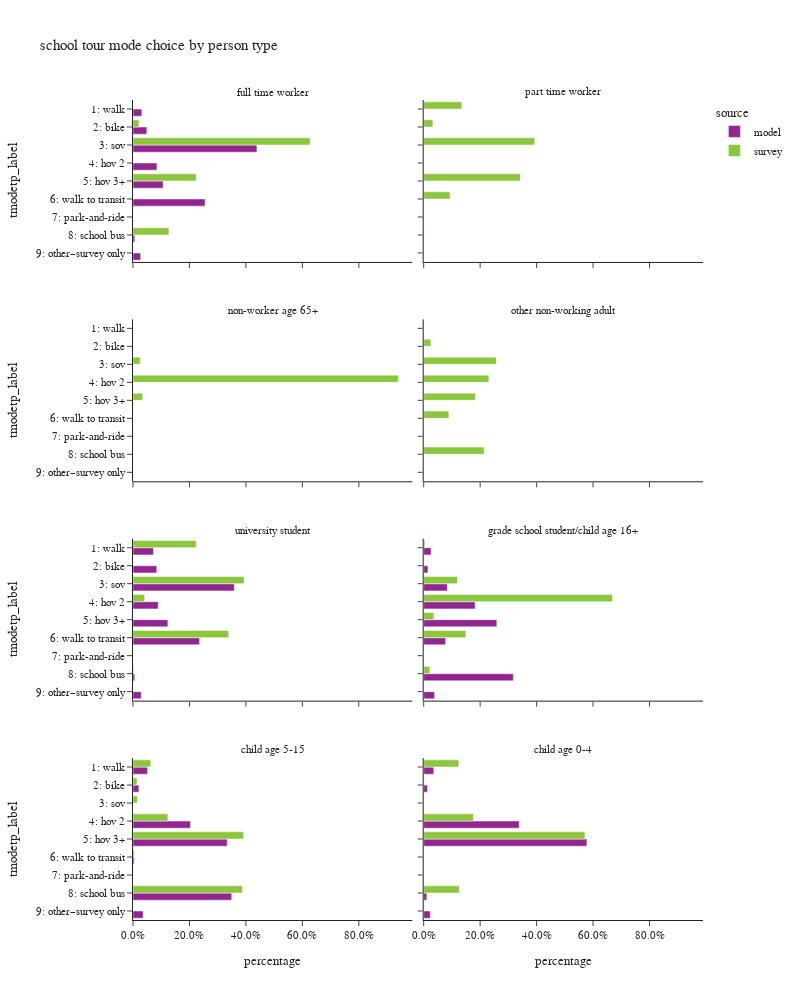

Notebook cell for this chart:
### Code cell
plot_mode_choice(sc_tour,"pptyp_label",
                 {"pptyp_label":["full time worker","part time worker","non-worker age 65+","other non-working adult",
                                 "university student","grade school student/child age 16+","child age 5-15","child age 0-4"],
                  "tmodetp_label":["1: walk","2: bike","3: sov","4: hov 2","5: hov 3+","6: walk to transit",
                                   "7: park-and-ride","8: school bus","9: other–survey only"]},
                 "person type",2,1000)

### Figure 1 — Plotly figure (JSON) as saved in the notebook; plotly's stock layout.template omitted (floating-point values rounded to 4 significant figures)
{"data": [{"alignmentgroup": "True", "customdata": [[1329], [2076], [18667], [3605], [4539], [10862], [276], [1155]], "hovertemplate": "source=model<br>pptyp_label=full time worker<br>percentage=%{x}<br>tmodetp_label=%{y}<br>sample count=%{customdata[0]}<extra></extra>", "legendgroup": "model", "marker": {"color": "#91268F", "pattern": {"shape": ""}}, "name": "model", "offsetgroup": "model", "orientation": "h", "showlegend": true, "textposition": "auto", "type": "bar", "x": [0.03126, 0.04884, 0.4391, 0.08481, 0.1068, 0.2555, 0.006493, 0.02717], "xaxis": "x7", "y": ["1: walk", "2: bike", "3: sov", "4: hov 2", "5: hov 3+", "6: walk to transit", "8: school bus", "9: other–survey only"], "yaxis": "y7"}, {"alignmentgroup": "True", "customdata": [[5294], [6135], [26203], [6545], [9021], [17230], [452], [2141]], "hovertemplate": "source=model<br>pptyp_label=university student<br>percentage=%{x}<br>tmodetp_label=%{y}<br>sample count=%{customdata[0]}<extra></extra>", "legendgroup": "model", "marker": {"color": "#91268F", "pattern": {"shape": ""}}, "name": "model", "offsetgroup": "model", "orientation": "h", "showlegend": false, "textposition": "auto", "type": "bar", "x": [0.0725, 0.08402, 0.3588, 0.08963, 0.1235, 0.236, 0.00619, 0.02932], "xaxis": "x3", "y": ["1: walk", "2: bike", "3: sov", "4: hov 2", "5: hov 3+", "6: walk to transit", "8: school bus", "9: other–survey only"], "yaxis": "y3"}, {"alignmentgroup": "True", "customdata": [[2750], [1579], [8851], [19271], [27368], [8214], [33556], [4067]], "hovertemplate": "source=model<br>pptyp_label=grade school student/child age 16+<br>percentage=%{x}<br>tmodetp_label=%{y}<br>sample count=%{customdata[0]}<extra></extra>", "legendgroup": "model", "marker": {"color": "#91268F", "pattern": {"shape": ""}}, "name": "model", "offsetgroup": "model", "orientation": "h", "showlegend": false, "textposition": "auto", "type": "bar", "x": [0.02603, 0.01494, 0.08377, 0.1824, 0.259, 0.07774, 0.3176, 0.03849], "xaxis": "x4", "y": ["1: walk", "2: bike", "3: sov", "4: hov 2", "5: hov 3+", "6: walk to transit", "8: school bus", "9: other–survey only"], "yaxis": "y4"}, {"alignmentgroup": "True", "customdata": [[23607], [9504], [92910], [152334], [1922], [159540], [16495]], "hovertemplate": "source=model<br>pptyp_label=child age 5-15<br>percentage=%{x}<br>tmodetp_label=%{y}<br>sample count=%{customdata[0]}<extra></extra>", "legendgroup": "model", "marker": {"color": "#91268F", "pattern": {"shape": ""}}, "name": "model", "offsetgroup": "model", "orientation": "h", "showlegend": false, "textposition": "auto", "type": "bar", "x": [0.05173, 0.02083, 0.2036, 0.3338, 0.004212, 0.3496, 0.03615], "xaxis": "x", "y": ["1: walk", "2: bike", "4: hov 2", "5: hov 3+", "6: walk to transit", "8: school bus", "9: other–survey only"], "yaxis": "y"}, {"alignmentgroup": "True", "customdata": [[1751], [645], [16611], [28377], [8], [539], [1148]], "hovertemplate": "source=model<br>pptyp_label=child age 0-4<br>percentage=%{x}<br>tmodetp_label=%{y}<br>sample count=%{customdata[0]}<extra></extra>", "legendgroup": "model", "marker": {"color": "#91268F", "pattern": {"shape": ""}}, "name": "model", "offsetgroup": "model", "orientation": "h", "showlegend": false, "textposition": "auto", "type": "bar", "x": [0.03568, 0.01314, 0.3385, 0.5782, 0.000163, 0.01098, 0.02339], "xaxis": "x2", "y": ["1: walk", "2: bike", "4: hov 2", "5: hov 3+", "6: walk to transit", "8: school bus", "9: other–survey only"], "yaxis": "y2"}, {"alignmentgroup": "True", "customdata": [[1], [2], [3], [1]], "hovertemplate": "source=survey<br>pptyp_label=full time worker<br>percentage=%{x}<br>tmodetp_label=%{y}<br>sample count=%{customdata[0]}<extra></extra>", "legendgroup": "survey", "marker": {"color": "#8CC63E", "pattern": {"shape": ""}}, "name": "survey", "offsetgroup": "survey", "orientation": "h", "showlegend": true, "textposition": "auto", "type": "bar", "x": [0.02128, 0.6275, 0.2239, 0.1273], "xaxis": "x7", "y": ["2: bike", "3: sov", "5: hov 3+", "8: school bus"], "yaxis": "y7"}, {"alignmentgroup": "True", "customdata": [[2], [1], [10], [2], [4], [4], [1]], "hovertemplate": "source=survey<br>pptyp_label=part time worker<br>percentage=%{x}<br>tmodetp_label=%{y}<br>sample count=%{customdata[0]}<extra></extra>", "legendgroup": "survey", "marker": {"color": "#8CC63E", "pattern": {"shape": ""}}, "name": "survey", "offsetgroup": "survey", "orientation": "h", "showlegend": false, "textposition": "auto", "type": "bar", "x": [0.1352, 0.03257, 0.3936, 0.001363, 0.3425, 0.09339, 0.001447], "xaxis": "x8", "y": ["1: walk", "2: bike", "3: sov", "4: hov 2", "5: hov 3+", "6: walk to transit", "8: school bus"], "yaxis": "y8"}, {"alignmentgroup": "True", "customdata": [[1], [2], [1]], "hovertemplate": "source=survey<br>pptyp_label=non-worker age 65+<br>percentage=%{x}<br>tmodetp_label=%{y}<br>sample count=%{customdata[0]}<extra></extra>", "legendgroup": "survey", "marker": {"color": "#8CC63E", "pattern": {"shape": ""}}, "name": "survey", "offsetgroup": "survey", "orientation": "h", "showlegend": false, "textposition": "auto", "type": "bar", "x": [0.02564, 0.94, 0.03435], "xaxis": "x5", "y": ["3: sov", "4: hov 2", "5: hov 3+"], "yaxis": "y5"}, {"alignmentgroup": "True", "customdata": [[2], [7], [2], [5], [3], [4]], "hovertemplate": "source=survey<br>pptyp_label=other non-working adult<br>percentage=%{x}<br>tmodetp_label=%{y}<br>sample count=%{customdata[0]}<extra></extra>", "legendgroup": "survey", "marker": {"color": "#8CC63E", "pattern": {"shape": ""}}, "name": "survey", "offsetgroup": "survey", "orientation": "h", "showlegend": false, "textposition": "auto", "type": "bar", "x": [0.02537, 0.2571, 0.2309, 0.1834, 0.08915, 0.2141], "xaxis": "x6", "y": ["2: bike", "3: sov", "4: hov 2", "5: hov 3+", "6: walk to transit", "8: school bus"], "yaxis": "y6"}, {"alignmentgroup": "True", "customdata": [[12], [12], [1], [21], [1]], "hovertemplate": "source=survey<br>pptyp_label=university student<br>percentage=%{x}<br>tmodetp_label=%{y}<br>sample count=%{customdata[0]}<extra></extra>", "legendgroup": "survey", "marker": {"color": "#8CC63E", "pattern": {"shape": ""}}, "name": "survey", "offsetgroup": "survey", "orientation": "h", "showlegend": false, "textposition": "auto", "type": "bar", "x": [0.2236, 0.3937, 0.04143, 0.3388, 0.002454], "xaxis": "x3", "y": ["1: walk", "3: sov", "4: hov 2", "6: walk to transit", "8: school bus"], "yaxis": "y3"}, {"alignmentgroup": "True", "customdata": [[2], [6], [4], [6], [4], [5]], "hovertemplate": "source=survey<br>pptyp_label=grade school student/child age 16+<br>percentage=%{x}<br>tmodetp_label=%{y}<br>sample count=%{customdata[0]}<extra></extra>", "legendgroup": "survey", "marker": {"color": "#8CC63E", "pattern": {"shape": ""}}, "name": "survey", "offsetgroup": "survey", "orientation": "h", "showlegend": false, "textposition": "auto", "type": "bar", "x": [0.004491, 0.1195, 0.6689, 0.03588, 0.1495, 0.02185], "xaxis": "x4", "y": ["1: walk", "3: sov", "4: hov 2", "5: hov 3+", "6: walk to transit", "8: school bus"], "yaxis": "y4"}, {"alignmentgroup": "True", "customdata": [[40], [12], [3], [53], [136], [14], [137]], "hovertemplate": "source=survey<br>pptyp_label=child age 5-15<br>percentage=%{x}<br>tmodetp_label=%{y}<br>sample count=%{customdata[0]}<extra></extra>", "legendgroup": "survey", "marker": {"color": "#8CC63E", "pattern": {"shape": ""}}, "name": "survey", "offsetgroup": "survey", "orientation": "h", "showlegend": false, "textposition": "auto", "type": "bar", "x": [0.06248, 0.01422, 0.01562, 0.1235, 0.392, 0.004594, 0.3876], "xaxis": "x", "y": ["1: walk", "2: bike", "3: sov", "4: hov 2", "5: hov 3+", "6: walk to transit", "8: school bus"], "yaxis": "y"}, {"alignmentgroup": "True", "customdata": [[8], [3], [30], [38], [2]], "hovertemplate": "source=survey<br>pptyp_label=child age 0-4<br>percentage=%{x}<br>tmodetp_label=%{y}<br>sample count=%{customdata[0]}<extra></extra>", "legendgroup": "survey", "marker": {"color": "#8CC63E", "pattern": {"shape": ""}}, "name": "survey", "offsetgroup": "survey", "orientation": "h", "showlegend": false, "textposition": "auto", "type": "bar", "x": [0.1243, 0.002083, 0.1762, 0.5711, 0.1263], "xaxis": "x2", "y": ["1: walk", "2: bike", "4: hov 2", "5: hov 3+", "8: school bus"], "yaxis": "y2"}], "layout": {"annotations": [{"font": {}, "showarrow": false, "text": "child age 5-15", "x": 0.245, "xanchor": "center", "xref": "paper", "y": 0.1975, "yanchor": "bottom", "yref": "paper"}, {"font": {}, "showarrow": false, "text": "child age 0-4", "x": 0.755, "xanchor": "center", "xref": "paper", "y": 0.1975, "yanchor": "bottom", "yref": "paper"}, {"font": {}, "showarrow": false, "text": "university student", "x": 0.245, "xanchor": "center", "xref": "paper", "y": 0.465, "yanchor": "bottom", "yref": "paper"}, {"font": {}, "showarrow": false, "text": "grade school student/child age 16+", "x": 0.755, "xanchor": "center", "xref": "paper", "y": 0.465, "yanchor": "bottom", "yref": "paper"}, {"font": {}, "showarrow": false, "text": "non-worker age 65+", "x": 0.245, "xanchor": "center", "xref": "paper", "y": 0.7325, "yanchor": "bottom", "yref": "paper"}, {"font": {}, "showarrow": false, "text": "other non-working adult", "x": 0.755, "xanchor": "center", "xref": "paper", "y": 0.7325, "yanchor": "bottom", "yref": "paper"}, {"font": {}, "showarrow": false, "text": "full time worker", "x": 0.245, "xanchor": "center", "xref": "paper", "y": 1.0, "yanchor": "bottom", "yref": "paper"}, {"font": {}, "showarrow": false, "text": "part time worker", "x": 0.755, "xanchor": "center", "xref": "paper", "y": 1.0, "yanchor": "bottom", "yref": "paper"}], "barmode": "group", "height": 1000, "legend": {"title": {"text": "source"}, "tracegroupgap": 0}, "title": {"text": "school tour mode choice by person type"}, "width": 800, "xaxis": {"anchor": "y", "domain": [0.0, 0.49], "tickformat": ".1%", "title": {"text": "percentage"}}, "xaxis2": {"anchor": "y2", "domain": [0.51, 1.0], "matches": "x", "tickformat": ".1%", "title": {"text": "percentage"}}, "xaxis3": {"anchor": "y3", "domain": [0.0, 0.49], "matches": "x", "showticklabels": false, "tickformat": ".1%"}, "xaxis4": {"anchor": "y4", "domain": [0.51, 1.0], "matches": "x", "showticklabels": false, "tickformat": ".1%"}, "xaxis5": {"anchor": "y5", "domain": [0.0, 0.49], "matches": "x", "showticklabels": false, "tickformat": ".1%"}, "xaxis6": {"anchor": "y6", "domain": [0.51, 1.0], "matches": "x", "showticklabels": false, "tickformat": ".1%"}, "xaxis7": {"anchor": "y7", "domain": [0.0, 0.49], "matches": "x", "showticklabels": false, "tickformat": ".1%"}, "xaxis8": {"anchor": "y8", "domain": [0.51, 1.0], "matches": "x", "showticklabels": false, "tickformat": ".1%"}, "yaxis": {"anchor": "x", "categoryarray": ["9: other–survey only", "8: school bus", "7: park-and-ride", "6: walk to transit", "5: hov 3+", "4: hov 2", "3: sov", "2: bike", "1: walk"], "categoryorder": "array", "domain": [0.0, 0.1975], "title": {"text": "tmodetp_label"}}, "yaxis2": {"anchor": "x2", "domain": [0.0, 0.1975], "matches": "y", "showticklabels": false}, "yaxis3": {"anchor": "x3", "categoryarray": ["9: other–survey only", "8: school bus", "7: park-and-ride", "6: walk to transit", "5: hov 3+", "4: hov 2", "3: sov", "2: bike", "1: walk"], "categoryorder": "array", "domain": [0.2675, 0.465], "matches": "y", "title": {"text": "tmodetp_label"}}, "yaxis4": {"anchor": "x4", "domain": [0.2675, 0.465], "matches": "y", "showticklabels": false}, "yaxis5": {"anchor": "x5", "categoryarray": ["9: other–survey only", "8: school bus", "7: park-and-ride", "6: walk to transit", "5: hov 3+", "4: hov 2", "3: sov", "2: bike", "1: walk"], "categoryorder": "array", "domain": [0.535, 0.7325], "matches": "y", "title": {"text": "tmodetp_label"}}, "yaxis6": {"anchor": "x6", "domain": [0.535, 0.7325], "matches": "y", "showticklabels": false}, "yaxis7": {"anchor": "x7", "categoryarray": ["9: other–survey only", "8: school bus", "7: park-and-ride", "6: walk to transit", "5: hov 3+", "4: hov 2", "3: sov", "2: bike", "1: walk"], "categoryorder": "array", "domain": [0.8025, 1.0], "matches": "y", "title": {"text": "tmodetp_label"}}, "yaxis8": {"anchor": "x8", "domain": [0.8025, 1.0], "matches": "y", "showticklabels": false}}}
